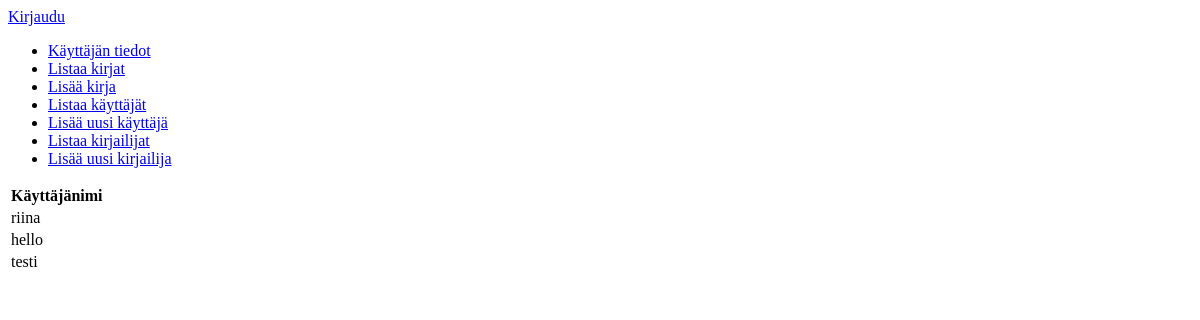
The page /auth/ on the database as committed earlier.
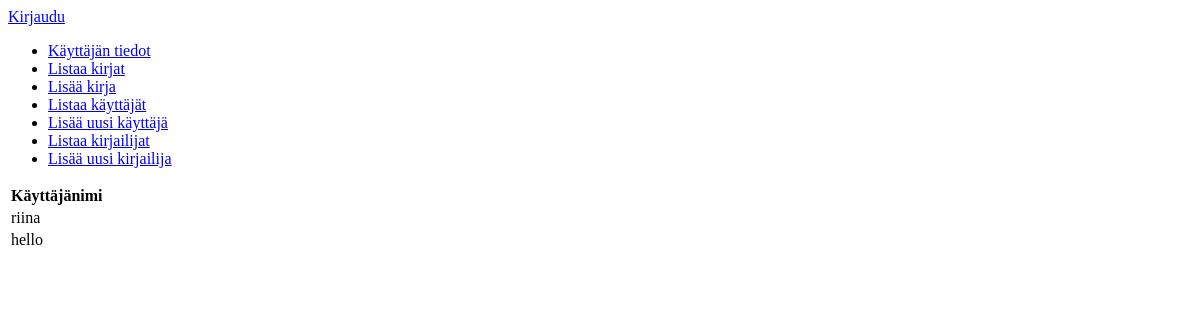
The same page on the database as committed later.
### application/auth/models.py (models this page shows, shortened)
class User(Base):
    __tablename__ = "account"
    name = db.Column(db.String(30), nullable=False)
    username = db.Column(db.String(30), nullable=False)
    password = db.Column(db.String(30), nullable=False)
    mybooks = db.relationship("Book", secondary=users_books,
        backref=db.backref('mybooks', lazy='dynamic'))

### application/auth/views.py (the view)
@app.route("/auth/", methods=["GET"])
def auth_index():
    return render_template("auth/list.html", users=User.query.all())

### application/templates/auth/list.html
{% extends "layout.html" %}
{% block body %}
  <table>
    <tr>
      <th>Käyttäjänimi</th>
    </tr>
    {% for user in users %}
    <tr>
      <td>{{ user.username }}</td>
    </tr>
    {% endfor %}
  </table>
{% endblock %}

Rows that differ between the two databases and show on the page:
removed User: username "testi"
